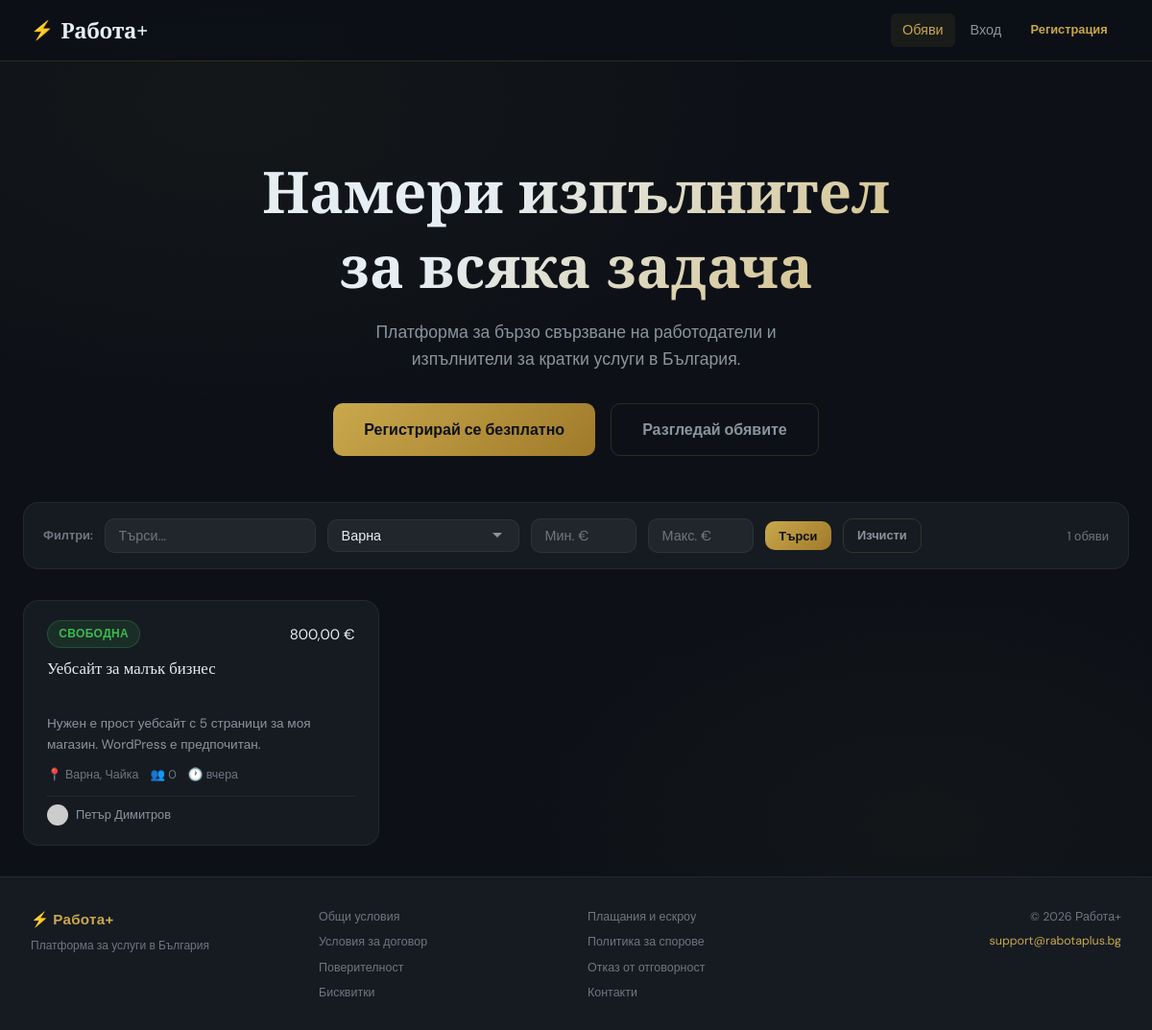
Page /index.php?city=Варна on the committed database.
### tables this page shows
CREATE TABLE listings (
    id INT AUTO_INCREMENT PRIMARY KEY,
    employer_id INT NOT NULL,
    title VARCHAR(200) NOT NULL,
    description TEXT NOT NULL,
    budget DECIMAL(10,2) NOT NULL,
    city VARCHAR(100) DEFAULT NULL,
    neighborhood VARCHAR(100) DEFAULT NULL,
    status ENUM('open','closed','cancelled') DEFAULT 'open',
    selected_applicant_id INT DEFAULT NULL,
    created_at DATETIME DEFAULT CURRENT_TIMESTAMP,
    invoice_number VARCHAR(50) DEFAULT NULL,
    FOREIGN KEY (employer_id) REFERENCES users(id) ON DELETE CASCADE,
    FOREIGN KEY (selected_applicant_id) REFERENCES users(id) ON DELETE SET NULL
);

CREATE TABLE users (
    id INT AUTO_INCREMENT PRIMARY KEY,
    name VARCHAR(100) NOT NULL,
    email VARCHAR(150) UNIQUE NOT NULL,
    password VARCHAR(255) NOT NULL,
    avatar VARCHAR(255) DEFAULT NULL,
    bio TEXT DEFAULT NULL,
    city VARCHAR(100) DEFAULT NULL,
    neighborhood VARCHAR(100) DEFAULT NULL,
    balance DECIMAL(10,2) DEFAULT 0.00,
    role ENUM('user','admin') DEFAULT 'user',
    created_at DATETIME DEFAULT CURRENT_TIMESTAMP
);

### includes/functions.php (called while the page is built, shortened)
<?php
require_once __DIR__ . '/../config/db.php';
function auth(): ?array {
    if (!isset($_SESSION['user_id'])) return null;
    static $user = null;
    return $user;
}
function url(string $path = ''): string {
    return BASE_URL . '/' . ltrim($path, '/');
}
function h(mixed $s): string {
    return htmlspecialchars((string)($s ?? ''), ENT_QUOTES, 'UTF-8');
}
function bgCities(): array {
    return ['София','Пловдив','Варна','Бургас','Русе','Стара Загора','Плевен','Сливен','Добрич','Шумен',
            'Перник','Хасково','Ямбол','Пазарджик','Благоевград','Велико Търново','Враца','Габрово',
            'Видин','Монтана','Кърджали','Кюстендил','Ловеч','Търговище','Силистра'];
}
function timeAgo(string $datetime): string {
    $ts   = strtotime($datetime);
    $diff = time() - $ts;
    if ($diff < 172800) return 'вчера';
    return date('d.m.Y', $ts);
}
function formatMoney(float $amount): string {
    return number_format($amount, 2, ',', ' ') . ' €';
}
function avatarUrl(?string $avatar, string $name): string {
    return 'https://ui-avatars.com/api/?name=' . urlencode($name)
         . '&background=C9A84C&color=1a1a2e&bold=true&size=128&font-size=0.5';
}

### config/db.php (called while the page is built, shortened)
<?php
function db(): PDO {
    static $pdo = null;
    if ($pdo === null) {
        try {
            $pdo = new PDO(
                'mysql:host=' . DB_HOST . ';dbname=' . DB_NAME . ';charset=utf8mb4',
                DB_USER,
                DB_PASS,
                [
                    PDO::ATTR_ERRMODE => PDO::ERRMODE_EXCEPTION,
                    PDO::ATTR_DEFAULT_FETCH_MODE => PDO::FETCH_ASSOC,
                    PDO::ATTR_EMULATE_PREPARES => false,
                ]
            );
            $tz = date('P');
            $pdo->exec("SET time_zone = '$tz'");
            $pdo->exec("SET NAMES utf8mb4");
        } catch (PDOException $e) {
            die('<div style="padding:20px;font-family:sans-serif;color:red;">Грешка при свързване с базата данни: ' . htmlspecialchars($e->getMessage()) . '</div>');
        }
    }
    return $pdo;
}

### index.php (the view, shortened to what this page needs)
<?php
require_once __DIR__ . '/includes/functions.php';
$city   = $_GET['city']   ?? '';
$search = $_GET['s']      ?? '';
$minB   = $_GET['min']    ?? '';
$maxB   = $_GET['max']    ?? '';
$params = [];
$where  = ["l.status = 'open'"];
if ($city)   { $where[] = 'l.city = ?'; $params[] = $city; }
$sql = 'SELECT l.*, u.name AS employer_name, u.avatar AS employer_avatar,
    (SELECT COUNT(*) FROM applications a WHERE a.listing_id = l.id) AS app_count
    FROM listings l JOIN users u ON l.employer_id = u.id
    WHERE ' . implode(' AND ', $where) . ' ORDER BY l.created_at DESC';
$st = db()->prepare($sql);
$st->execute($params);
$listings = $st->fetchAll();
require_once __DIR__ . '/includes/header.php';
?>
<div class="fade-in">
<?php if (!$user): ?>
<div class="hero">
    <h1>Намери изпълнител<br>за всяка задача</h1>
    <p>Платформа за бързо свързване на работодатели и изпълнители за кратки услуги в България.</p>
    <div style="display:flex;gap:1rem;justify-content:center;flex-wrap:wrap;">
        <a href="<?= url('auth/register.php') ?>" class="btn btn-primary btn-lg">Регистрирай се безплатно</a>
        <a href="#listings" class="btn btn-outline btn-lg">Разгледай обявите</a>
    </div>
</div>
<?php endif; ?>
<form method="get" id="listings">
<div class="filters-bar">
    <span class="filter-label">Филтри:</span>
    <input type="text" name="s" class="form-control" placeholder="Търси..." value="<?= h($search) ?>" style="max-width:220px;">
    <select name="city" class="form-control">
        <?php foreach (bgCities() as $c): ?>
            <option value="<?= h($c) ?>" <?= $city===$c?'selected':'' ?>><?= h($c) ?></option>
        <?php endforeach; ?>
    </select>
    <input type="number" name="min" class="form-control" placeholder="Мин. €" value="<?= h($minB) ?>" min="0" style="max-width:110px;">
    <input type="number" name="max" class="form-control" placeholder="Макс. €" value="<?= h($maxB) ?>" min="0" style="max-width:110px;">
    <button type="submit" class="btn btn-primary btn-sm">Търси</button>
    <?php if ($city || $search || $minB || $maxB): ?>
        <a href="<?= url('index.php') ?>" class="btn btn-outline btn-sm">Изчисти</a>
    <?php endif; ?>
    <span style="margin-left:auto;font-size:0.82rem;color:var(--text-dim);"><?= count($listings) ?> обяви</span>
</div>
</form>
<?php if (empty($listings)): ?>
    <div class="empty-state">
        <span class="empty-state-icon">🔍</span>
        <h3>Няма намерени обяви</h3>
    </div>
<?php else: ?>
<div class="listings-grid">
    <?php foreach ($listings as $l): ?>
    <a href="<?= url('listings/view.php?id='.$l['id']) ?>" class="listing-card">
        <div class="lc-top">
            <span class="pill pill-open">Свободна</span>
            <span class="listing-budget"><?= formatMoney($l['budget']) ?></span>
        </div>
        <div class="lc-title"><?= h($l['title']) ?></div>
        <div class="lc-desc"><?= h($l['description']) ?></div>
        <div class="lc-meta">
            <?php if ($l['city']): ?>
                <span>📍 <?= h($l['city']) ?><?= $l['neighborhood'] ? ', '.h($l['neighborhood']) : '' ?></span>
            <?php endif; ?>
            <span>👥 <?= $l['app_count'] ?></span>
            <span>🕐 <span class="time-ago-live" data-created="<?= h($l['created_at']) ?>"><?= timeAgo($l['created_at']) ?></span></span>
        </div>
        <div class="lc-employer">
            <img src="<?= avatarUrl($l['employer_avatar'], $l['employer_name']) ?>" alt="">
            <span><?= h($l['employer_name']) ?></span>
        </div>
    </a>
    <?php endforeach; ?>
</div>
<?php endif; ?>
</div>
<?php require_once __DIR__ . '/includes/footer.php'; ?>

### rows in the picture
listings: budget "800,00 €", title "Уебсайт за малък бизнес", description "Нужен е прост уебсайт с 5 страници за моя магазин. WordPress е предпочитан.", city "Варна", neighborhood "Чайка", app_count "0", created_at "вчера", employer.name "Петър Димитров"

### other values in the picture
SITE_NAME "Работа+"
count($listings) "1"
form field city "Варна"
